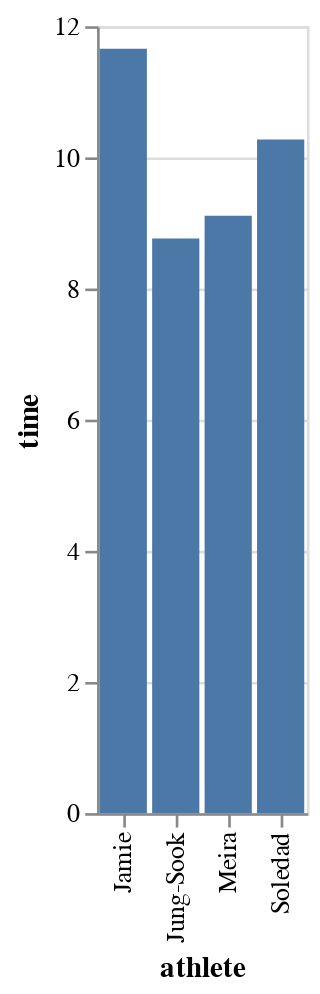

Write notebook code for a chart like this one.
### Markdown cell above
Finally one nice aspect of the library is that we can include
 multiple charts on the same graph.

### Code cell
meet_df = df.loc[df["meet"] == 1]
chart1 = (alt.Chart(meet_df)
           .mark_bar()
           .encode(x = "athlete:N",
                   y = "time:Q"))
chart1

### Figure 1 — Vega-Lite specification as saved in the notebook (floating-point values rounded to 4 significant figures)
{"config": {"view": {"continuousWidth": 400, "continuousHeight": 300}}, "data": {"name": "data-f5072f78148b1efd7a2eaf6f876dfa32"}, "mark": "bar", "encoding": {"x": {"type": "nominal", "field": "athlete"}, "y": {"type": "quantitative", "field": "time"}}, "$schema": "https://vega.github.io/schema/vega-lite/v4.8.1.json", "datasets": {"data-f5072f78148b1efd7a2eaf6f876dfa32": [{"athlete": "Soledad", "meet": 1, "time": 10.27, "image": "https://srush.github.io/BT-AI/image1.jpeg"}, {"athlete": "Jamie", "meet": 1, "time": 11.66, "image": "https://srush.github.io/BT-AI/image2.jpeg"}, {"athlete": "Meira", "meet": 1, "time": 9.109, "image": "https://srush.github.io/BT-AI/image3.jpeg"}, {"athlete": "Jung-Sook", "meet": 1, "time": 8.764, "image": "https://srush.github.io/BT-AI/image4.jpeg"}]}}
